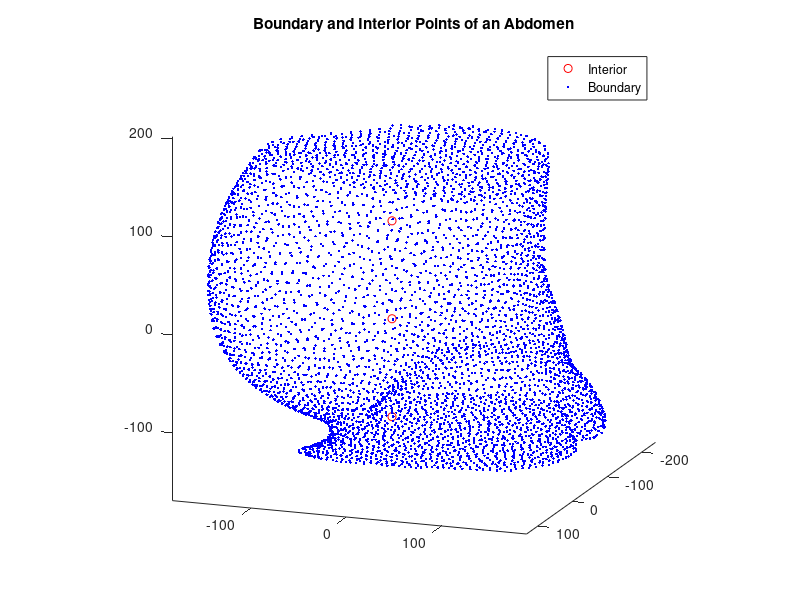

Write the MATLAB code that produced this figure. (Note: this script raises an error after producing the figure.)
clear; warning off all;
rbf=@(r,c) sqrt(r.^2+c^2) ; %sqrt(1+(r*c).^2); 
c=.5; %shape parameter
load GeometryEmmi26.mat 
Bpts=Body.pts;
Upts=Uterus.pts;

%Start of abdomen figure part of coding
intpt=[0 0 -100; 0 0 0; 0 0 100];
x1=intpt(:,1); y1=intpt(:,2); z1=intpt(:,3);

figure (1)
plot3(x1,y1,z1,'ro',Bpts(:,1),Bpts(:,2),Bpts(:,3),'b.','MarkerFaceColor',[1 0 0]);
view([110,15]); axis equal; legend('Interior','Boundary');
title('Boundary and Interior Points of an Abdomen');

in=Bpts(:,3)>150;
Bpts(in,:)=[];
mb=length(Bpts(:,1)); 
colpt=[intpt;Bpts]; % interior + boundary points
f=-1*ones(3,1);  %
g=0*ones(mb,1);    
rhs=[f;g];  %RHS 
%%%%%%%%%%%%% coefficient matrix
DM=pdist2(colpt, colpt);
A=rbf(DM,c);
coe=A\rhs; 
%%%%%%%%%% Evaluation points
neval=30; PS=neval*100;  number = floor((neval^3)/PS); 
bmin=min(Bpts,[],1);  bmax=max(Bpts,[],1);
x=linspace(bmin(1),bmax(1),neval);
y=linspace(bmin(2),bmax(2),neval);
z=linspace(bmin(3)-.1,bmax(3)+.1,neval);
[xe,ye,ze]=meshgrid(x,y,z);
epoints=[xe(:),ye(:),ze(:)]; %clear xgrid ygrid zgrid 
DM_eval = pdist2(epoints,colpt);
pf = rbf(DM_eval,c)*coe;    

figure (2)
pfit=patch(isosurface(xe,ye,ze,reshape(pf,neval,neval,neval),0));
isonormals(xe,ye,ze,reshape(pf,neval,neval,neval),pfit)
isocaps(xe,ye,ze,reshape(pf,neval,neval,neval),0,'below')
set(pfit,'FaceLighting','gouraud','FaceColor','g','EdgeColor','none');
light('Position',[ 1 0 1],'Style','infinite'); 
view([100,25]); colorbar;  axis equal; axis off
title('Iso-Surface of an Abdomen with an Iso-cap')

%Start of uterus figure coding
Intpt=[0 -120 0; 0 -30 0; 0 10 0];
X1=Intpt(:,1); Y1=Intpt(:,2); Z1=Intpt(:,3);

figure (3)
plot3(X1,Y1,Z1,'ro',Upts(:,1),Upts(:,2),Upts(:,3),'b.','MarkerFaceColor',[1 0 0]);
view([110,15]); axis equal; legend('Interior','Boundary');
title('Boundry and Interior Points for a Uterus')

Mb=length(Upts(:,1)); 
Colpt=[Intpt;Upts]; % interior + boundary points
F=-1*ones(3,1);  %
G=0*ones(Mb,1);    
RHS=[F;G];  %RHS 
%%%%%%%%%%%%% coefficient matrix
dm=pdist2(Colpt, Colpt);
a=rbf(dm,c);
Coe=a\RHS; 
%%%%%%%%%% Evaluation points
neval=30; ps=neval*100;  Number = floor((neval^3)/ps); 
Bmin=min(Upts,[],1);  Bmax=max(Upts,[],1);
X=linspace(Bmin(1)-.4,Bmax(1)+.4,neval);
Y=linspace(Bmin(2)-.25,Bmax(2)+.25,neval);
Z=linspace(Bmin(3)-.25,Bmax(3)+.45,neval);
[Xe,Ye,Ze]=meshgrid(X,Y,Z);
Epoints=[Xe(:),Ye(:),Ze(:)]; %clear xgrid ygrid zgrid 
dm_eval = pdist2(Epoints,Colpt);
PF = rbf(dm_eval,c)*Coe;       

figure (4)
pfit=patch(isosurface(Xe,Ye,Ze,reshape(PF,neval,neval,neval),0));
isonormals(Xe,Ye,Ze,reshape(PF,neval,neval,neval),pfit)
set(pfit,'FaceLighting','gouraud','FaceColor','g','EdgeColor','none');
light('Position',[ 1 0 1],'Style','infinite'); 
view([115,5]);  axis equal;
title('Iso-surface Image of a Uterus')

%Overlay of abdomen and uterus to create one figure
figure (5)
pfit=patch(isosurface(xe,ye,ze,reshape(pf,neval,neval,neval),0));
isonormals(xe,ye,ze,reshape(pf,neval,neval,neval),pfit)
set(pfit,'FaceLighting','gouraud','FaceColor','b','EdgeColor','none');
alpha(pfit,'0.3');
hold on
pfit=patch(isosurface(Xe,Ye,Ze,reshape(PF,neval,neval,neval),0));
isonormals(Xe,Ye,Ze,reshape(PF,neval,neval,neval),pfit)
set(pfit,'FaceLighting','gouraud','FaceColor','r','EdgeColor','none');
light('Position',[ 1 0 1],'Style','infinite'); 
view([110,5]);  axis equal;
hold off
legend('Abdomen','Uterus')
title('Iso-surface of Abdomen with Iso-surface of Uterus Inside')
